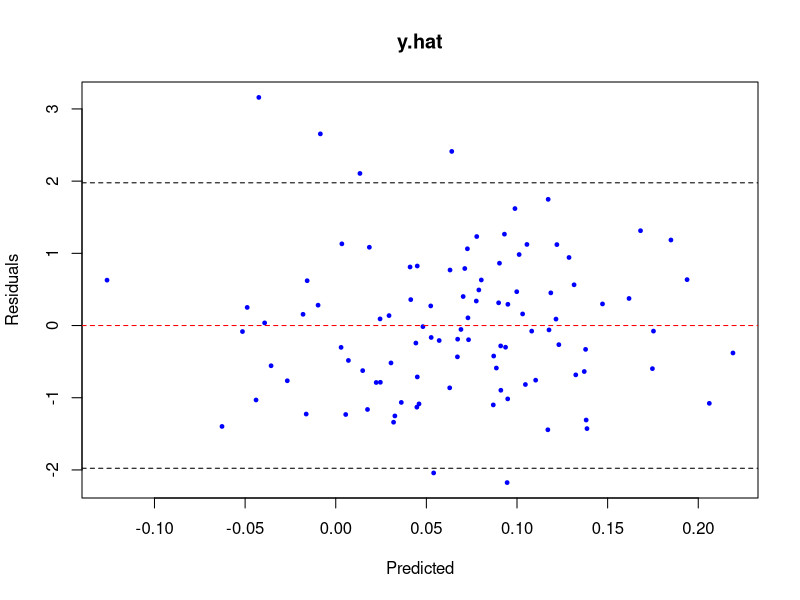

Source code (R):
library(arm)


### Name: residual.plot
### Title: residual plot for the observed values
### Aliases: residual.plot
### Keywords: hplot

### ** Examples

old.par <- par(no.readonly = TRUE)

x <- rnorm(100)
y <- rnorm(100)
fit <- lm(y~x)
y.hat <- fitted(fit)
u <- resid(fit)
sigma <- sigma.hat(fit)
residual.plot(y.hat, u, sigma)

par(old.par)
